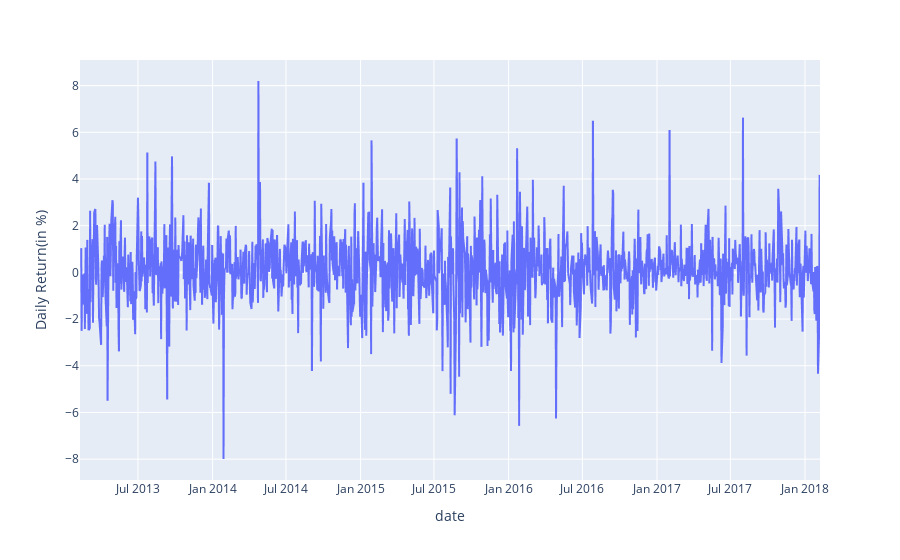

This figure's notebook cell:
### Code cell
px.line(apple, x = "date", y = "Daily Return(in %)")

### Figure 1 — Plotly figure (JSON) as saved in the notebook; plotly's stock layout.template omitted (floating-point values rounded to 4 significant figures; data arrays with more than 128 entries replaced by an {"elided": "..."} marker saying what was removed)
{"data": [{"hovertemplate": "date=%{x}<br>Daily Return(in %)=%{y}<extra></extra>", "legendgroup": "", "line": {"color": "#636efa", "dash": "solid"}, "marker": {"symbol": "circle"}, "mode": "lines", "name": "", "showlegend": false, "type": "scattergl", "x": {"elided": "1259 str values"}, "xaxis": "x", "y": {"elided": "1259 float values"}, "yaxis": "y"}], "layout": {"legend": {"tracegroupgap": 0}, "margin": {"t": 60}, "xaxis": {"anchor": "y", "domain": [0, 1], "title": {"text": "date"}}, "yaxis": {"anchor": "x", "domain": [0, 1], "title": {"text": "Daily Return(in %)"}}}}
